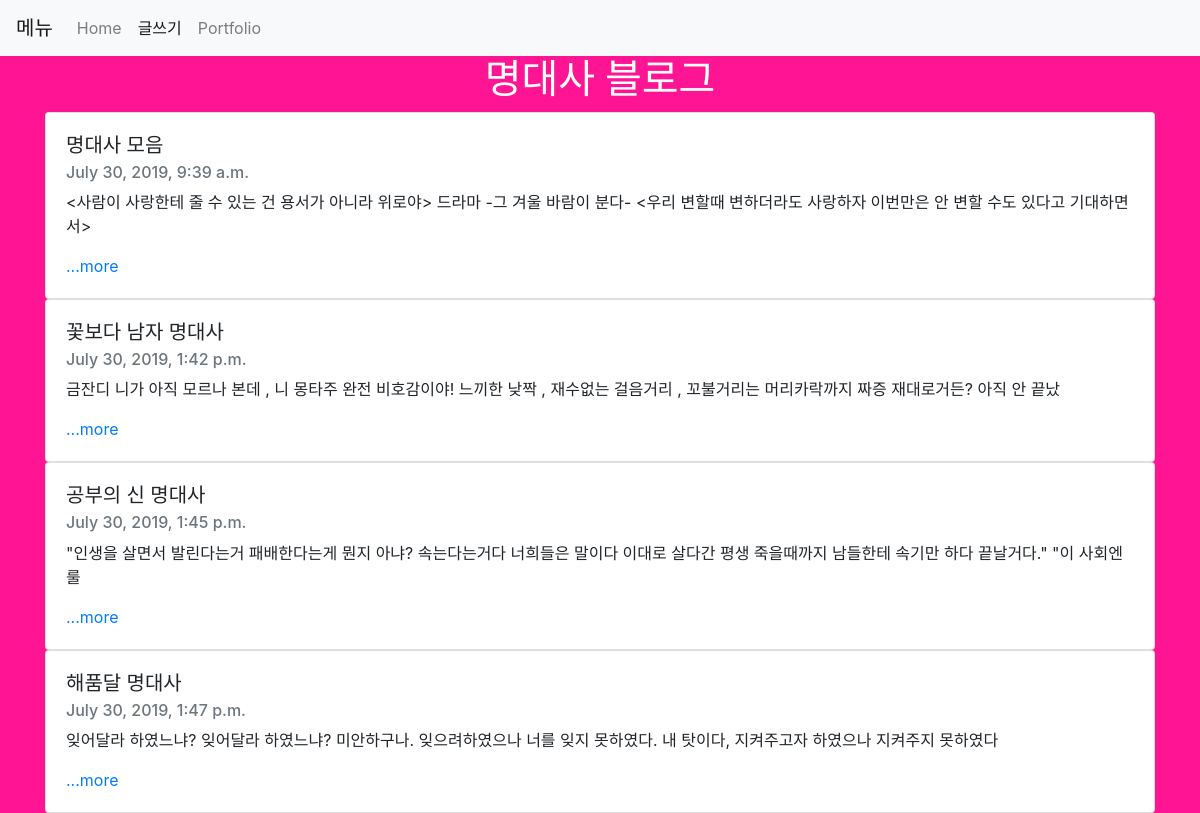
The page / on the database its author committed.
### blog/models.py (models this page shows, shortened)
class Blog(models.Model):
    title=models.CharField(max_length=200)
    pub_date = models.DateTimeField('date published')
    body = models.TextField()
    def summary(self):
        return self.body[:100]

### blog/views.py (the view)
# urls.py: path('',blog.views.index,name="index"),
def index(request):
    blogs=Blog.objects #쿼리셋
    return render(request,'index.html',{'blogs':blogs})

### blog/templates/index.html (shortened to what this page needs)
<html>
    <head>
            <link rel="stylesheet" href="https://stackpath.bootstrapcdn.com/bootstrap/4.3.1/css/bootstrap.min.css">
    </head>
    <body>
            <nav class="navbar navbar-expand-lg navbar-light bg-light">
                    <a class="navbar-brand" href="#">메뉴</a>
                    <div class="collapse navbar-collapse" id="navbarNavAltMarkup">
                      <div class="navbar-nav">
                        <a class="nav-item nav-link" href="#">Home</a>
                        <a class="nav-item nav-link active" href="{% url 'new' %}">글쓰기 <span class="sr-only">(current)</span></a>
                        <a class="nav-item nav-link" href="{% url 'portfolio' %}">Portfolio</a>
                      </div>
                    </div>
                  </nav>
    <h1 >명대사 블로그</h1>
    {% for blog in blogs.all %}
        <div class="container">
            <div class="card">
                <div class="card-body">
                    <h5 class="card-title">{{blog.title}}</h5>
                    <h6 class="card-subtitle mb-2 text-muted">{{blog.pub_date}}</h6>
                    <p class="card-text">{{blog.summary}}</p>
                    <a href="{% url 'detail' blog.id %}" class="card-link">...more</a>
                </div>
            </div>
        </div>
    {%endfor%}
    </body>
</html>

### blog/templates/index.html (style rules this page uses)
body { background-color:deeppink }
h1 { text-align: center; color: rgb(255, 255, 255); font-family: 'Song Myung', serif; }

### rows shown on the page
Blog: title "명대사 모음", pub_date "July 30, 2019, 9:39 a.m.", summary "<사람이 사랑한테 줄 수 있는 건 용서가 아니라 위로야> 드라마 -그 겨울 바람이 분다- <우리 변할때 변하더라도 사랑하자 이번만은 안 변할 수도 있다고 기대하면서>"
Blog: title "꽃보다 남자 명대사", pub_date "July 30, 2019, 1:42 p.m.", summary "금잔디 니가 아직 모르나 본데 , 니 몽타주 완전 비호감이야! 느끼한 낮짝 , 재수없는 걸음거리 , 꼬불거리는 머리카락까지 짜증 재대로거든? 아직 안 끝났"
Blog: title "공부의 신 명대사", pub_date "July 30, 2019, 1:45 p.m.", summary "\"인생을 살면서 발린다는거 패배한다는게 뭔지 아냐? 속는다는거다 너희들은 말이다 이대로 살다간 평생 죽을때까지 남들한테 속기만 하다 끝날거다.\" \"이 사회엔 룰"
Blog: title "해품달 명대사", pub_date "July 30, 2019, 1:47 p.m.", summary "잊어달라 하였느냐? 잊어달라 하였느냐? 미안하구나. 잊으려하였으나 너를 잊지 못하였다. 내 탓이다, 지켜주고자 하였으나 지켜주지 못하였다"
